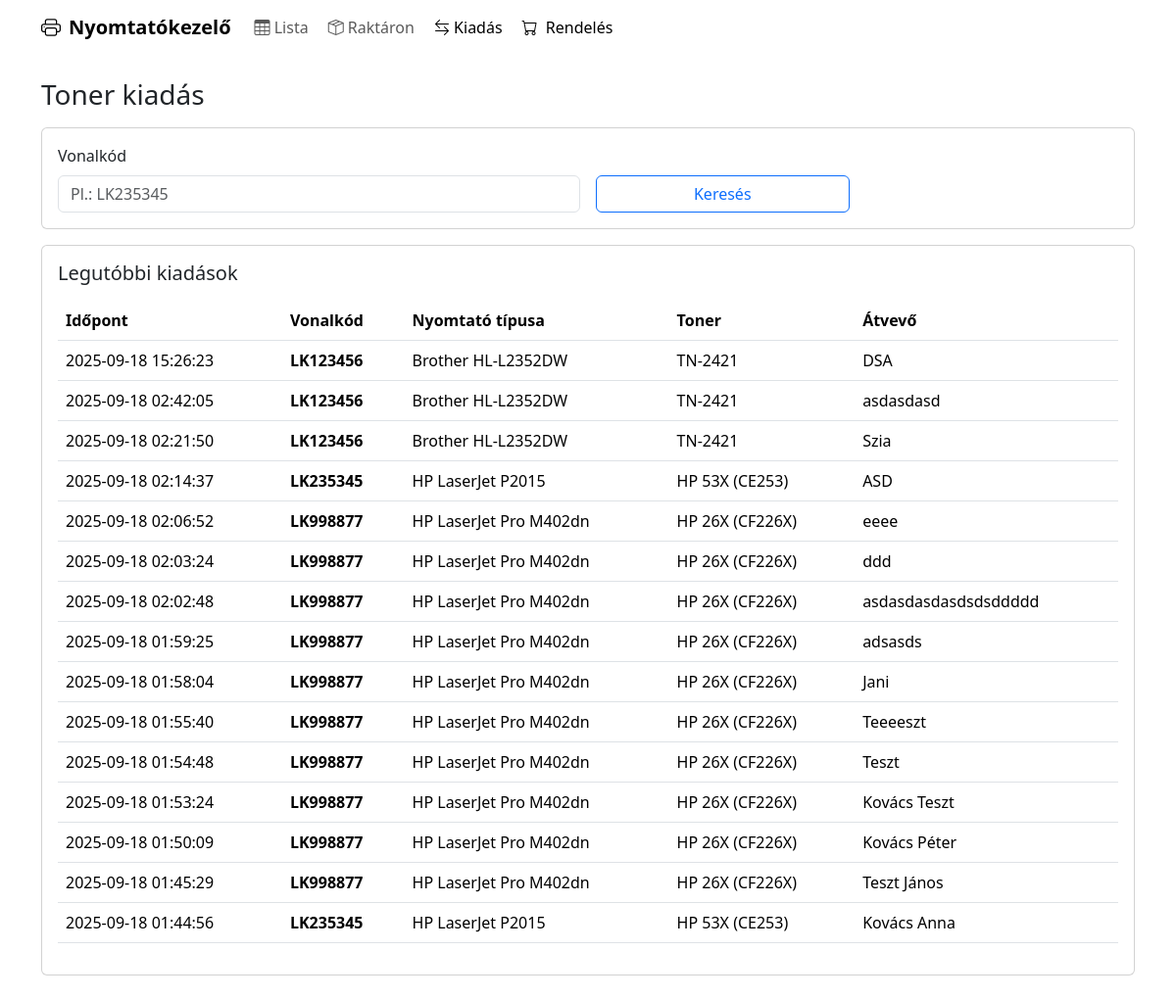
The page /nyomtato/kiadas.php on the database its author committed.
### tables this page shows
CREATE TABLE `kiadasok` (
  `id` int(10) UNSIGNED NOT NULL,
  `eszkoz_id` int(10) UNSIGNED NOT NULL,
  `vonalkod` varchar(64) NOT NULL,
  `nyomtato_tipusa` varchar(128) NOT NULL,
  `toner` varchar(128) NOT NULL,
  `atvevo_nev` varchar(128) NOT NULL,
  `kiadas_dt` datetime NOT NULL DEFAULT current_timestamp()
);

### nyomtato/kiadas.php (the view, shortened to what this page needs)
<?php
require __DIR__ . '/db.php';
try { $pdo->setAttribute(PDO::ATTR_ERRMODE, PDO::ERRMODE_EXCEPTION); } catch (Throwable $e) {}
function e($v){ return htmlspecialchars($v, ENT_QUOTES, 'UTF-8'); }
try {
  $pdo->exec("
    CREATE TABLE IF NOT EXISTS kiadasok (
      id INT UNSIGNED AUTO_INCREMENT PRIMARY KEY,
      eszkoz_id INT UNSIGNED NOT NULL,
      vonalkod VARCHAR(64) NOT NULL,
      nyomtato_tipusa VARCHAR(128) NOT NULL,
      toner VARCHAR(128) NOT NULL,
      atvevo_nev VARCHAR(128) NOT NULL,
      kiadas_dt DATETIME NOT NULL DEFAULT CURRENT_TIMESTAMP,
      INDEX (eszkoz_id)
    ) ENGINE=InnoDB
  ");
} catch (Throwable $e) {
  error_log('kiadasok tabla letrehozas hiba: '.$e->getMessage());
}
$vonalkod = trim($_GET['vonalkod'] ?? '');
$last = [];
try {
  $last = $pdo->query("SELECT * FROM kiadasok ORDER BY kiadas_dt DESC LIMIT 20")->fetchAll(PDO::FETCH_ASSOC);
} catch (Throwable $e) {
  $last = [];
}
require __DIR__ . '/header.php';
?>
<div class="container page-container my-4">
  <h1 class="h3 mb-3">Toner kiadás</h1>
  <div class="card card-modern mb-3">
    <div class="card-body">
      <form class="row g-3" method="get" action="kiadas.php">
        <div class="col-12 col-md-6">
          <label class="form-label">Vonalkód</label>
          <input type="text"
                 class="form-control"
                 id="vonalkodInput"
                 name="vonalkod"
                 list="barcodeHints"
                 value="<?= e($vonalkod) ?>"
                 placeholder="Pl.: LK235345"
                 autocomplete="off"
                 required>
        </div>
        <div class="col-12 col-md-3 align-self-end d-grid">
          <button class="btn btn-outline-primary">Keresés</button>
        </div>
      </form>
    </div>
  </div>
  <div class="card card-modern">
    <div class="card-body">
      <h2 class="h5 mb-3">Legutóbbi kiadások</h2>
      <div class="table-responsive">
        <table class="table table-hover align-middle">
          <thead class="text-nowrap">
            <tr>
              <th>Időpont</th>
              <th>Vonalkód</th>
              <th>Nyomtató típusa</th>
              <th>Toner</th>
              <th>Átvevő</th>
            </tr>
          </thead>
          <tbody>
            <?php if ($last): foreach ($last as $k): ?>
              <tr>
                <td><?= e($k['kiadas_dt']) ?></td>
                <td><strong><?= e($k['vonalkod']) ?></strong></td>
                <td><?= e($k['nyomtato_tipusa']) ?></td>
                <td><span class="badge-soft"><?= e($k['toner']) ?></span></td>
                <td><?= e($k['atvevo_nev']) ?></td>
              </tr>
            <?php endforeach; else: ?>
              <tr><td colspan="5" class="text-center text-muted py-4">Még nincs rögzített kiadás.</td></tr>
            <?php endif; ?>
          </tbody>
        </table>
      </div>
    </div>
  </div>
</div>
<?php require __DIR__ . '/footer.php'; ?>

### rows shown on the page
kiadasok: kiadas_dt "2025-09-18 15:26:23", vonalkod "LK123456", nyomtato_tipusa "Brother HL-L2352DW", toner "TN-2421", atvevo_nev "DSA"
kiadasok: kiadas_dt "2025-09-18 02:42:05", vonalkod "LK123456", nyomtato_tipusa "Brother HL-L2352DW", toner "TN-2421", atvevo_nev "asdasdasd"
kiadasok: kiadas_dt "2025-09-18 02:21:50", vonalkod "LK123456", nyomtato_tipusa "Brother HL-L2352DW", toner "TN-2421", atvevo_nev "Szia"
kiadasok: kiadas_dt "2025-09-18 02:14:37", vonalkod "LK235345", nyomtato_tipusa "HP LaserJet P2015", toner "HP 53X (CE253)", atvevo_nev "ASD"
kiadasok: kiadas_dt "2025-09-18 02:06:52", vonalkod "LK998877", nyomtato_tipusa "HP LaserJet Pro M402dn", toner "HP 26X (CF226X)", atvevo_nev "eeee"
kiadasok: kiadas_dt "2025-09-18 02:03:24", vonalkod "LK998877", nyomtato_tipusa "HP LaserJet Pro M402dn", toner "HP 26X (CF226X)", atvevo_nev "ddd"
kiadasok: kiadas_dt "2025-09-18 02:02:48", vonalkod "LK998877", nyomtato_tipusa "HP LaserJet Pro M402dn", toner "HP 26X (CF226X)", atvevo_nev "asdasdasdasdsdsddddd"
kiadasok: kiadas_dt "2025-09-18 01:59:25", vonalkod "LK998877", nyomtato_tipusa "HP LaserJet Pro M402dn", toner "HP 26X (CF226X)", atvevo_nev "adsasds"
kiadasok: kiadas_dt "2025-09-18 01:58:04", vonalkod "LK998877", nyomtato_tipusa "HP LaserJet Pro M402dn", toner "HP 26X (CF226X)", atvevo_nev "Jani"
kiadasok: kiadas_dt "2025-09-18 01:55:40", vonalkod "LK998877", nyomtato_tipusa "HP LaserJet Pro M402dn", toner "HP 26X (CF226X)", atvevo_nev "Teeeeszt"
kiadasok: kiadas_dt "2025-09-18 01:54:48", vonalkod "LK998877", nyomtato_tipusa "HP LaserJet Pro M402dn", toner "HP 26X (CF226X)", atvevo_nev "Teszt"
kiadasok: kiadas_dt "2025-09-18 01:53:24", vonalkod "LK998877", nyomtato_tipusa "HP LaserJet Pro M402dn", toner "HP 26X (CF226X)", atvevo_nev "Kovács Teszt"
kiadasok: kiadas_dt "2025-09-18 01:50:09", vonalkod "LK998877", nyomtato_tipusa "HP LaserJet Pro M402dn", toner "HP 26X (CF226X)", atvevo_nev "Kovács Péter"
kiadasok: kiadas_dt "2025-09-18 01:45:29", vonalkod "LK998877", nyomtato_tipusa "HP LaserJet Pro M402dn", toner "HP 26X (CF226X)", atvevo_nev "Teszt János"
kiadasok: kiadas_dt "2025-09-18 01:44:56", vonalkod "LK235345", nyomtato_tipusa "HP LaserJet P2015", toner "HP 53X (CE253)", atvevo_nev "Kovács Anna"
